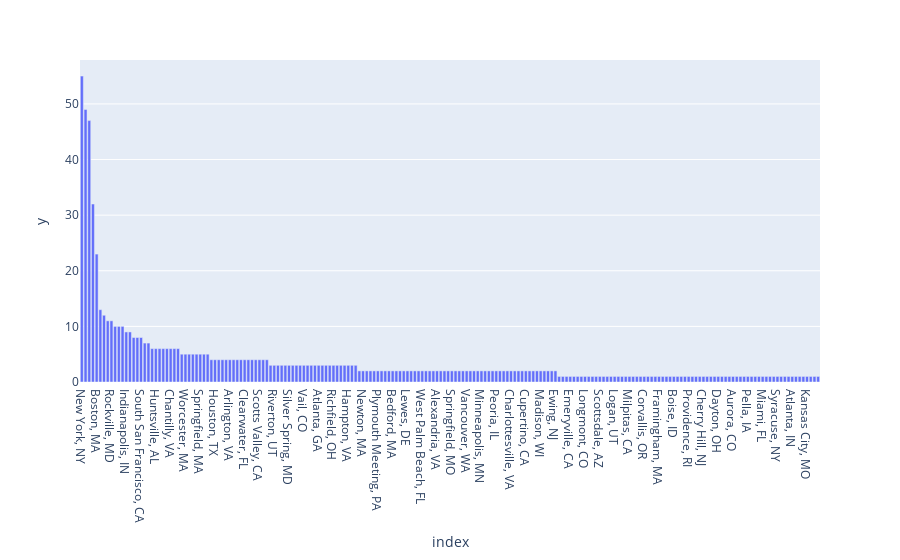
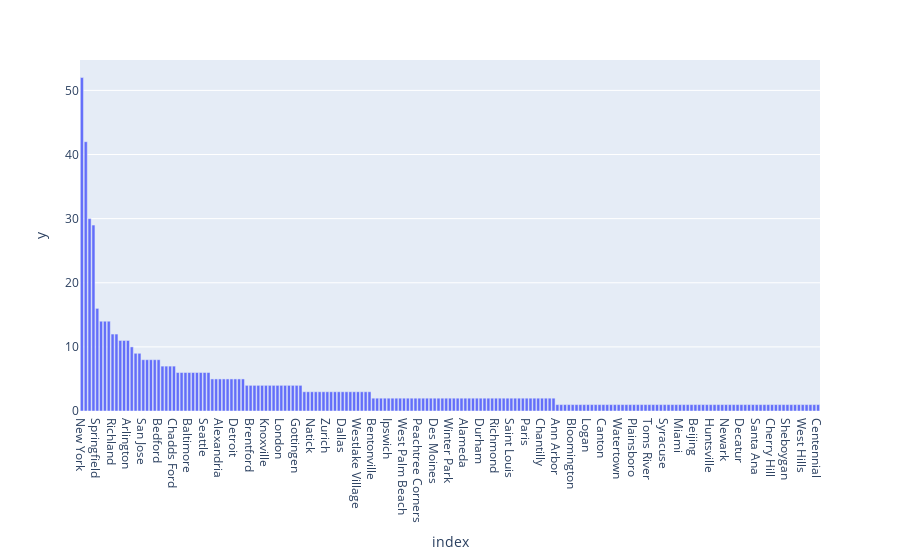
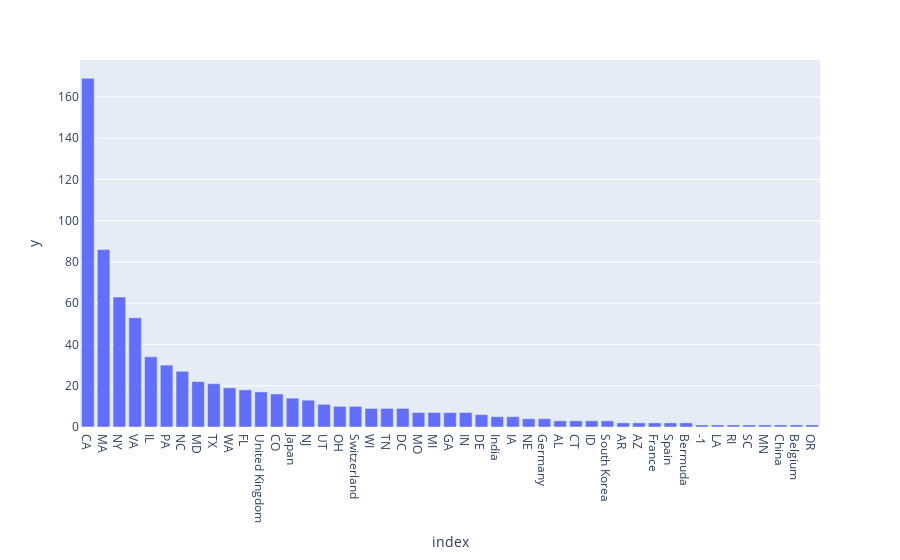
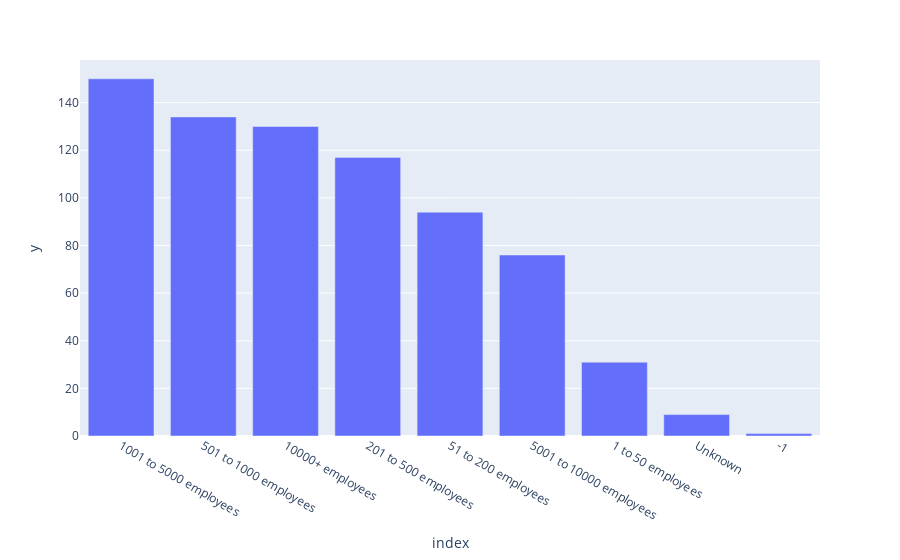

Write notebook code for charts like these, in order.
### Code cell
import plotly.express as px

for i in df_cat.columns:
    cat_num = df_cat[i].value_counts()
    fig = px.bar(cat_num, x=cat_num.index, y=cat_num)
    fig.show()

### Figure 1 — Plotly figure (JSON) as saved in the notebook; plotly's stock layout.template omitted (floating-point values rounded to 4 significant figures; data arrays with more than 128 entries replaced by an {"elided": "..."} marker saying what was removed)
{"data": [{"alignmentgroup": "True", "hovertemplate": "index=%{x}<br>y=%{y}<extra></extra>", "legendgroup": "", "marker": {"color": "#636efa", "pattern": {"shape": ""}}, "name": "", "offsetgroup": "", "orientation": "v", "showlegend": false, "textposition": "auto", "type": "bar", "x": {"elided": "200 str values"}, "xaxis": "x", "y": {"elided": "200 int values"}, "yaxis": "y"}], "layout": {"barmode": "relative", "legend": {"tracegroupgap": 0}, "margin": {"t": 60}, "xaxis": {"anchor": "y", "domain": [0, 1], "title": {"text": "index"}}, "yaxis": {"anchor": "x", "domain": [0, 1], "title": {"text": "y"}}}}

### Figure 2 — Plotly figure (JSON) as saved in the notebook; plotly's stock layout.template omitted (floating-point values rounded to 4 significant figures; data arrays with more than 128 entries replaced by an {"elided": "..."} marker saying what was removed)
{"data": [{"alignmentgroup": "True", "hovertemplate": "index=%{x}<br>y=%{y}<extra></extra>", "legendgroup": "", "marker": {"color": "#636efa", "pattern": {"shape": ""}}, "name": "", "offsetgroup": "", "orientation": "v", "showlegend": false, "textposition": "auto", "type": "bar", "x": {"elided": "193 str values"}, "xaxis": "x", "y": {"elided": "193 int values"}, "yaxis": "y"}], "layout": {"barmode": "relative", "legend": {"tracegroupgap": 0}, "margin": {"t": 60}, "xaxis": {"anchor": "y", "domain": [0, 1], "title": {"text": "index"}}, "yaxis": {"anchor": "x", "domain": [0, 1], "title": {"text": "y"}}}}

### Figure 3 — Plotly figure (JSON) as saved in the notebook; plotly's stock layout.template omitted (floating-point values rounded to 4 significant figures)
{"data": [{"alignmentgroup": "True", "hovertemplate": "index=%{x}<br>y=%{y}<extra></extra>", "legendgroup": "", "marker": {"color": "#636efa", "pattern": {"shape": ""}}, "name": "", "offsetgroup": "", "orientation": "v", "showlegend": false, "textposition": "auto", "type": "bar", "x": ["CA", "MA", "NY", "VA", "IL", "PA", "NC", "MD", "TX", "WA", "FL", "United Kingdom", "CO", "Japan", "NJ", "UT", "OH", "Switzerland", "WI", "TN", "DC", "MO", "MI", "GA", "IN", "DE", "India", "IA", "NE", "Germany", "AL", "CT", "ID", "South Korea", "AR", "AZ", "France", "Spain", "Bermuda", "-1", "LA", "RI", "SC", "MN", "China", "Belgium", "OR"], "xaxis": "x", "y": [169, 86, 63, 53, 34, 30, 27, 22, 21, 19, 18, 17, 16, 14, 13, 11, 10, 10, 9, 9, 9, 7, 7, 7, 7, 6, 5, 5, 4, 4, 3, 3, 3, 3, 2, 2, 2, 2, 2, 1, 1, 1, 1, 1, 1, 1, 1], "yaxis": "y"}], "layout": {"barmode": "relative", "legend": {"tracegroupgap": 0}, "margin": {"t": 60}, "xaxis": {"anchor": "y", "domain": [0, 1], "title": {"text": "index"}}, "yaxis": {"anchor": "x", "domain": [0, 1], "title": {"text": "y"}}}}

### Figure 4 — Plotly figure (JSON) as saved in the notebook; plotly's stock layout.template omitted (floating-point values rounded to 4 significant figures)
{"data": [{"alignmentgroup": "True", "hovertemplate": "index=%{x}<br>y=%{y}<extra></extra>", "legendgroup": "", "marker": {"color": "#636efa", "pattern": {"shape": ""}}, "name": "", "offsetgroup": "", "orientation": "v", "showlegend": false, "textposition": "auto", "type": "bar", "x": ["1001 to 5000 employees", "501 to 1000 employees", "10000+ employees", "201 to 500 employees", "51 to 200 employees", "5001 to 10000 employees", "1 to 50 employees", "Unknown", "-1"], "xaxis": "x", "y": [150, 134, 130, 117, 94, 76, 31, 9, 1], "yaxis": "y"}], "layout": {"barmode": "relative", "legend": {"tracegroupgap": 0}, "margin": {"t": 60}, "xaxis": {"anchor": "y", "domain": [0, 1], "title": {"text": "index"}}, "yaxis": {"anchor": "x", "domain": [0, 1], "title": {"text": "y"}}}}
